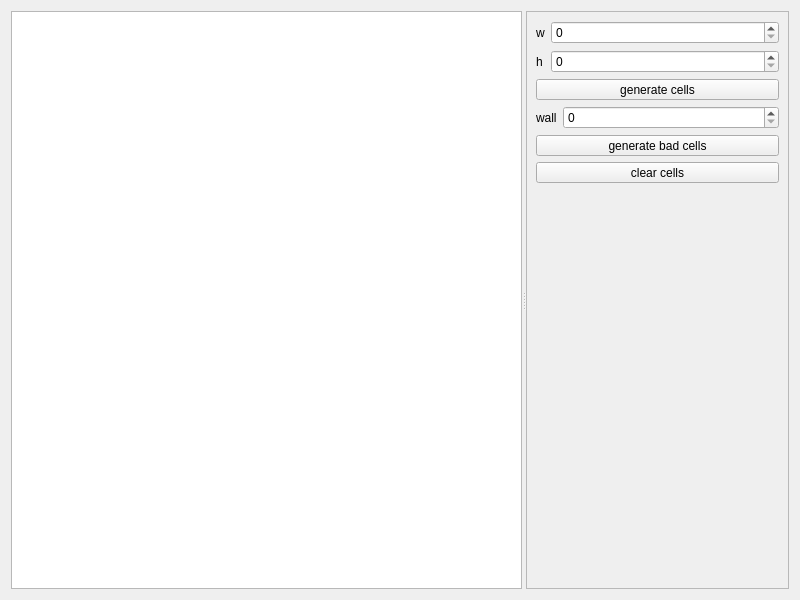
<?xml version="1.0" encoding="UTF-8"?>
<ui version="4.0">
 <class>MyWidget</class>
 <widget class="QWidget" name="MyWidget">
  <property name="geometry">
   <rect>
    <x>0</x>
    <y>0</y>
    <width>800</width>
    <height>600</height>
   </rect>
  </property>
  <property name="windowTitle">
   <string>MyWidget</string>
  </property>
  <layout class="QHBoxLayout" name="horizontalLayout">
   <item>
    <widget class="QSplitter" name="splitter">
     <property name="orientation">
      <enum>Qt::Horizontal</enum>
     </property>
     <widget class="CGraphicsView" name="graphicsView"/>
     <widget class="QFrame" name="frame">
      <property name="frameShape">
       <enum>QFrame::StyledPanel</enum>
      </property>
      <property name="frameShadow">
       <enum>QFrame::Raised</enum>
      </property>
      <layout class="QVBoxLayout" name="verticalLayout">
       <item>
        <layout class="QFormLayout" name="formLayout">
         <item row="0" column="0">
          <widget class="QLabel" name="label">
           <property name="text">
            <string>w</string>
           </property>
          </widget>
         </item>
         <item row="0" column="1">
          <widget class="QSpinBox" name="wSpinBox">
           <property name="maximum">
            <number>1000</number>
           </property>
          </widget>
         </item>
         <item row="1" column="0">
          <widget class="QLabel" name="label_2">
           <property name="text">
            <string>h</string>
           </property>
          </widget>
         </item>
         <item row="1" column="1">
          <widget class="QSpinBox" name="hSpinBox">
           <property name="maximum">
            <number>1000</number>
           </property>
          </widget>
         </item>
        </layout>
       </item>
       <item>
        <widget class="QToolButton" name="generateCellsTB">
         <property name="sizePolicy">
          <sizepolicy hsizetype="Preferred" vsizetype="Preferred">
           <horstretch>0</horstretch>
           <verstretch>0</verstretch>
          </sizepolicy>
         </property>
         <property name="text">
          <string>generate cells</string>
         </property>
         <property name="icon">
          <iconset resource="resurs.qrc">
           <normaloff>:/images/images/Grid_100px.png</normaloff>:/images/images/Grid_100px.png</iconset>
         </property>
         <property name="iconSize">
          <size>
           <width>32</width>
           <height>32</height>
          </size>
         </property>
         <property name="toolButtonStyle">
          <enum>Qt::ToolButtonTextUnderIcon</enum>
         </property>
        </widget>
       </item>
       <item>
        <layout class="QFormLayout" name="formLayout_2">
         <item row="0" column="0">
          <widget class="QLabel" name="label_3">
           <property name="text">
            <string>wall</string>
           </property>
          </widget>
         </item>
         <item row="0" column="1">
          <widget class="QSpinBox" name="countBadCellSpinBox">
           <property name="maximum">
            <number>1000</number>
           </property>
          </widget>
         </item>
        </layout>
       </item>
       <item>
        <widget class="QToolButton" name="generateBadCellsTB">
         <property name="sizePolicy">
          <sizepolicy hsizetype="Preferred" vsizetype="Preferred">
           <horstretch>0</horstretch>
           <verstretch>0</verstretch>
          </sizepolicy>
         </property>
         <property name="text">
          <string>generate bad cells</string>
         </property>
         <property name="icon">
          <iconset resource="resurs.qrc">
           <normaloff>:/images/images/Watch Your Step_100px.png</normaloff>:/images/images/Watch Your Step_100px.png</iconset>
         </property>
         <property name="iconSize">
          <size>
           <width>32</width>
           <height>32</height>
          </size>
         </property>
         <property name="toolButtonStyle">
          <enum>Qt::ToolButtonTextUnderIcon</enum>
         </property>
        </widget>
       </item>
       <item>
        <widget class="QToolButton" name="clearCellsTB">
         <property name="sizePolicy">
          <sizepolicy hsizetype="Preferred" vsizetype="Preferred">
           <horstretch>0</horstretch>
           <verstretch>0</verstretch>
          </sizepolicy>
         </property>
         <property name="text">
          <string>clear cells</string>
         </property>
         <property name="icon">
          <iconset resource="resurs.qrc">
           <normaloff>:/images/images/Broom_100px.png</normaloff>:/images/images/Broom_100px.png</iconset>
         </property>
         <property name="iconSize">
          <size>
           <width>32</width>
           <height>32</height>
          </size>
         </property>
         <property name="toolButtonStyle">
          <enum>Qt::ToolButtonTextUnderIcon</enum>
         </property>
        </widget>
       </item>
       <item>
        <spacer name="verticalSpacer">
         <property name="orientation">
          <enum>Qt::Vertical</enum>
         </property>
         <property name="sizeHint" stdset="0">
          <size>
           <width>20</width>
           <height>480</height>
          </size>
         </property>
        </spacer>
       </item>
      </layout>
     </widget>
    </widget>
   </item>
  </layout>
 </widget>
 <customwidgets>
  <customwidget>
   <class>CGraphicsView</class>
   <extends>QGraphicsView</extends>
   <header location="global">cgraphicsview.h</header>
  </customwidget>
 </customwidgets>
 <resources>
  <include location="resurs.qrc"/>
 </resources>
 <connections/>
</ui>
